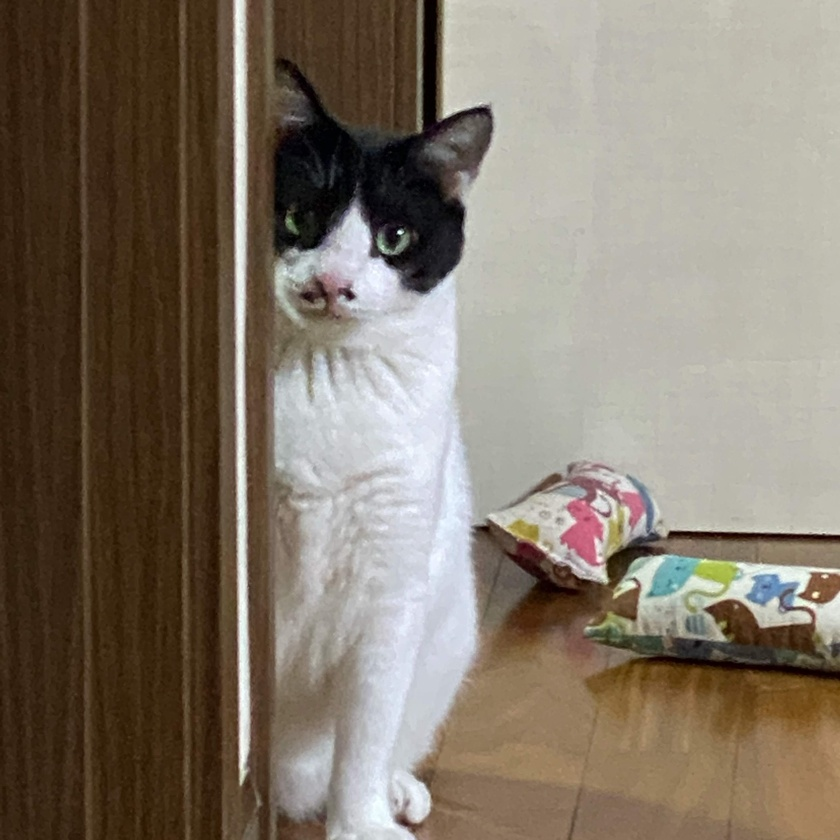
#> input picture cat_detection/test/1F14D21D-7793-492A-8018-F65522C29CFF.jpg, 840 x 840 px, shrunk from 3024 x 3024 before the run
$ python cat_detector.py --image 1F14D21D-7793-492A-8018-F65522C29CFF.jpg
#> lines starting #> are read from the running program, lines starting #| are printed output that depends on the picture; after the words box and inside, x2 and y2 are one past the last pixel; in counts of white or black regions, pixels touching at a corner belong together
# USAGE
# python cat_detector.py --image images/cat_01.jpg

# import the necessary packages
import argparse
import cv2

# construct the argument parse and parse the arguments
ap = argparse.ArgumentParser()
ap.add_argument("-i", "--image", required=True,
	help="path to the input image")
ap.add_argument("-c", "--cascade",
	default="C:/Users/cat7892/Documents/GitHub/catholic/CatDetection-HaarCascade/haarcascade_frontalcatface.xml",
	help="path to cat detector haar cascade")
args = vars(ap.parse_args())

# load the input image and convert it to grayscale
image = cv2.imread(args["image"])
#> image is the input picture: shape (840, 840, 3); mean B, G, R 106.1, 119.8, 130.9
gray = cv2.cvtColor(image, cv2.COLOR_BGR2GRAY)
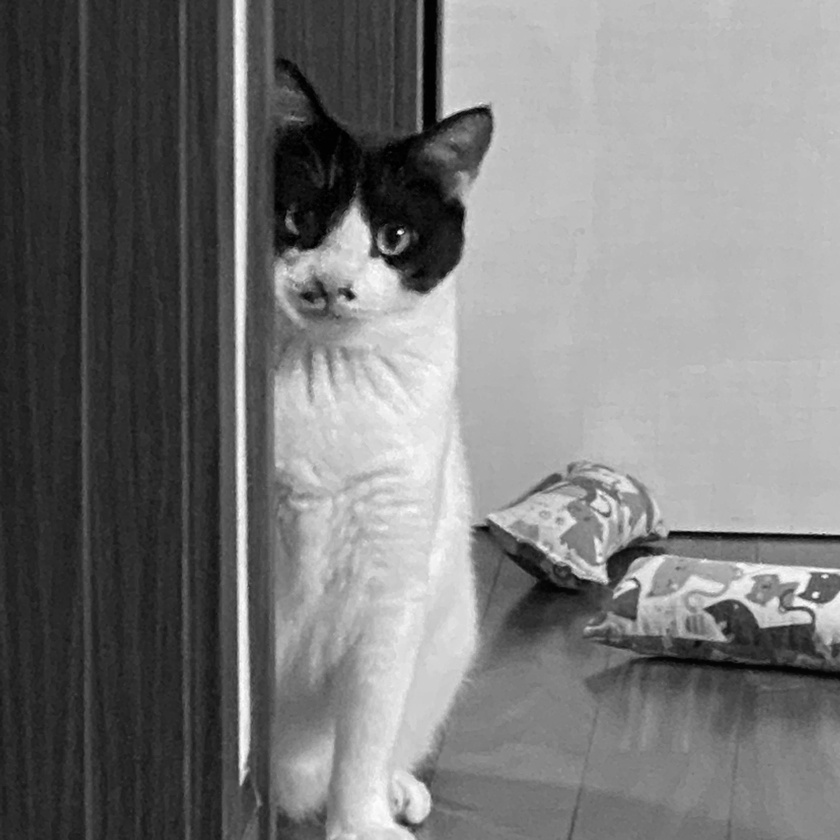
#> gray: shape (840, 840); min 0, max 254, mean 121.5

# load the cat detector Haar cascade, then detect cat faces in the input image
detector = cv2.CascadeClassifier(args["cascade"])
rects = detector.detectMultiScale(gray, scaleFactor=1.3)
#> rects = ()

# loop over the cat faces and draw a rectangle surrounding each
for (i, (x, y, w, h)) in enumerate(rects):
	cv2.rectangle(image, (x, y), (x + w, y + h), (0, 0, 255), 2)
	cv2.putText(image, "Cat #{}".format(i + 1), (x, y - 10),
		cv2.FONT_HERSHEY_SIMPLEX, 0.55, (0, 0, 255), 2)
#> this loop made 0 passes
#write the image
cv2.imwrite('../CatDetection-HaarCascade/result.jpg', image)
# show the detected cat faces
cv2.imshow("Cat Faces", image)
cv2.waitKey(0)
cv2.destroyAllWindows()

$ run again, on cat_detection/test/20180709_154357.jpg
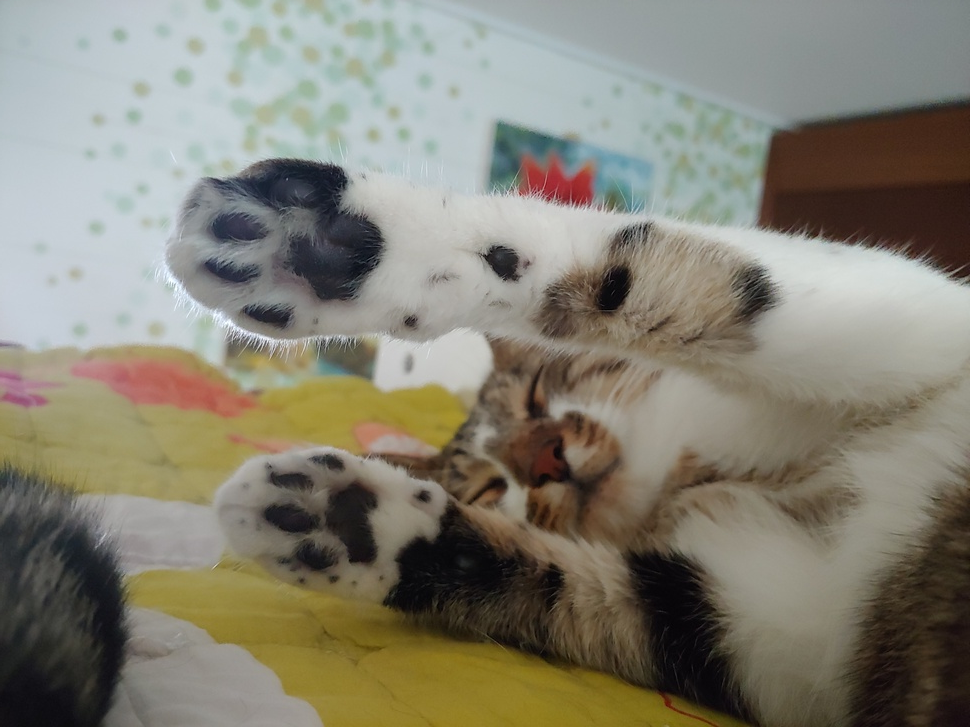
#> input picture cat_detection/test/20180709_154357.jpg, 970 x 727 px, shrunk from 4656 x 3492 before the run
#> image is the input picture: shape (727, 970, 3); mean B, G, R 115.2, 128.7, 132.1
#> `gray = cv2.cvtColor(image, cv2.COLOR_BGR2GRAY)`:
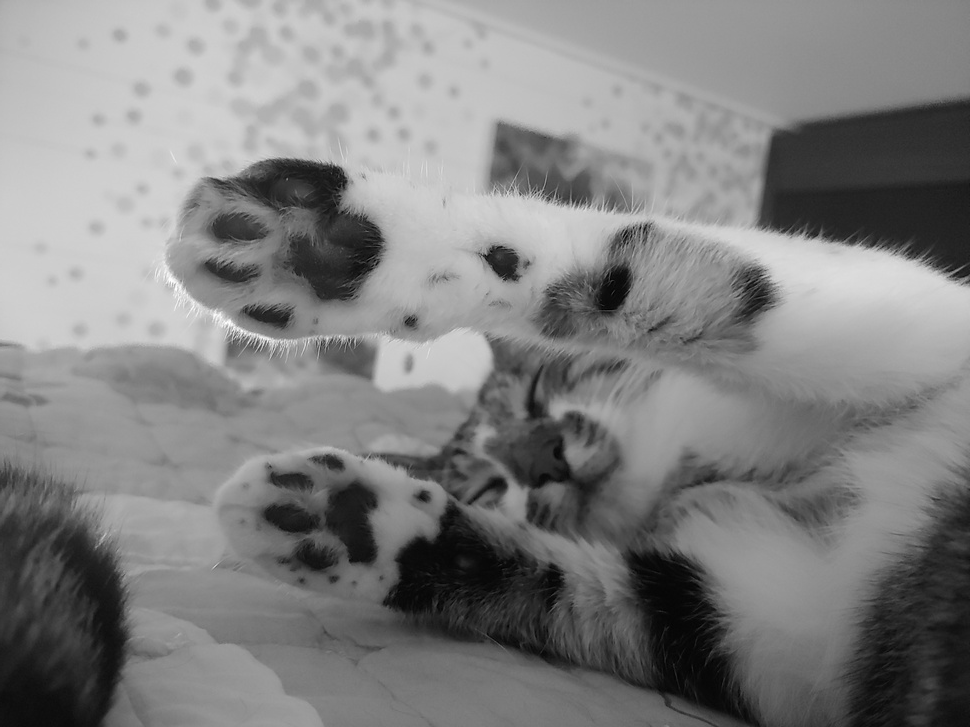
#> gray: shape (727, 970); min 0, max 254, mean 128.1
#> rects = ()

$ run again, on cat_detection/test/20180710_215951.jpg
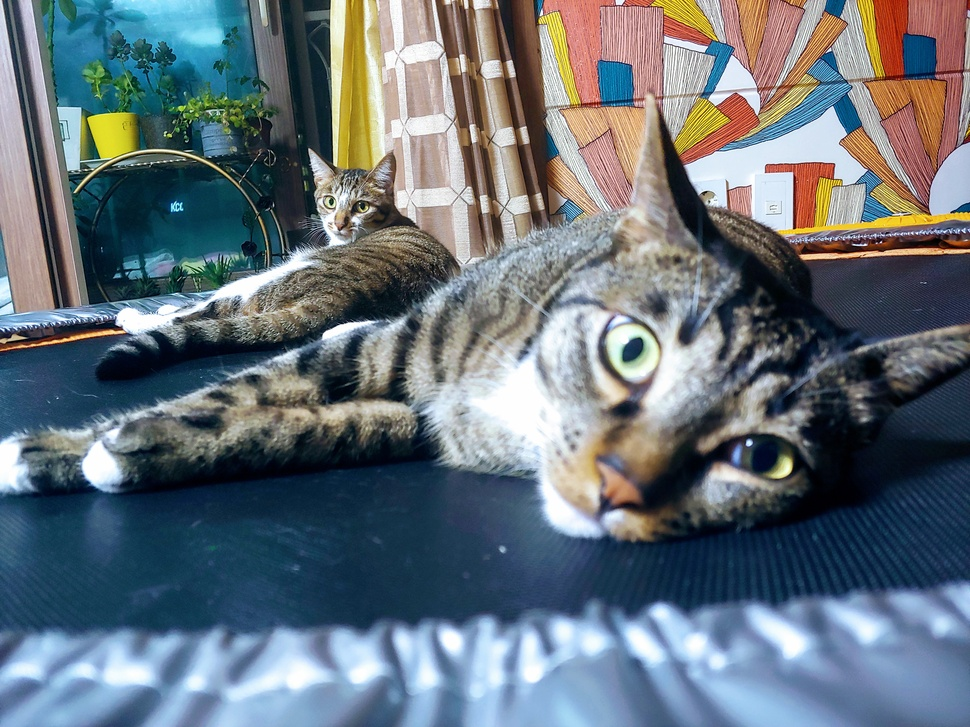
#> input picture cat_detection/test/20180710_215951.jpg, 970 x 727 px, shrunk from 4656 x 3492 before the run
#> image is the input picture: shape (727, 970, 3); mean B, G, R 122.1, 113.8, 102.6
#> `gray = cv2.cvtColor(image, cv2.COLOR_BGR2GRAY)`:
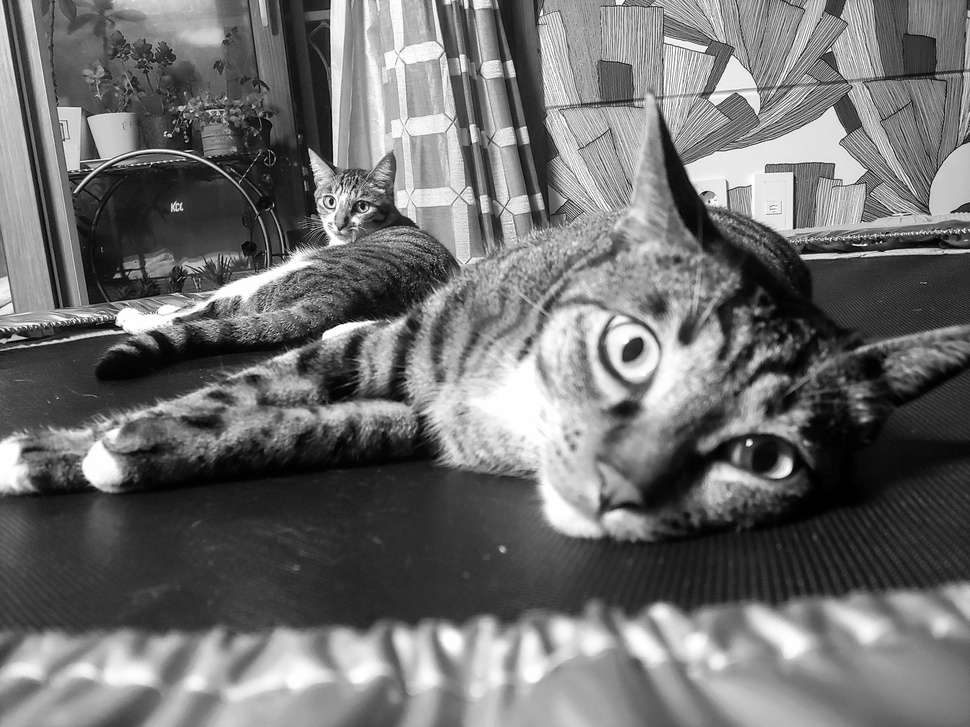
#> gray: shape (727, 970); min 0, max 255, mean 111.4
#> rects = ()

$ run again, on cat_detection/test/20180801_190944.jpg
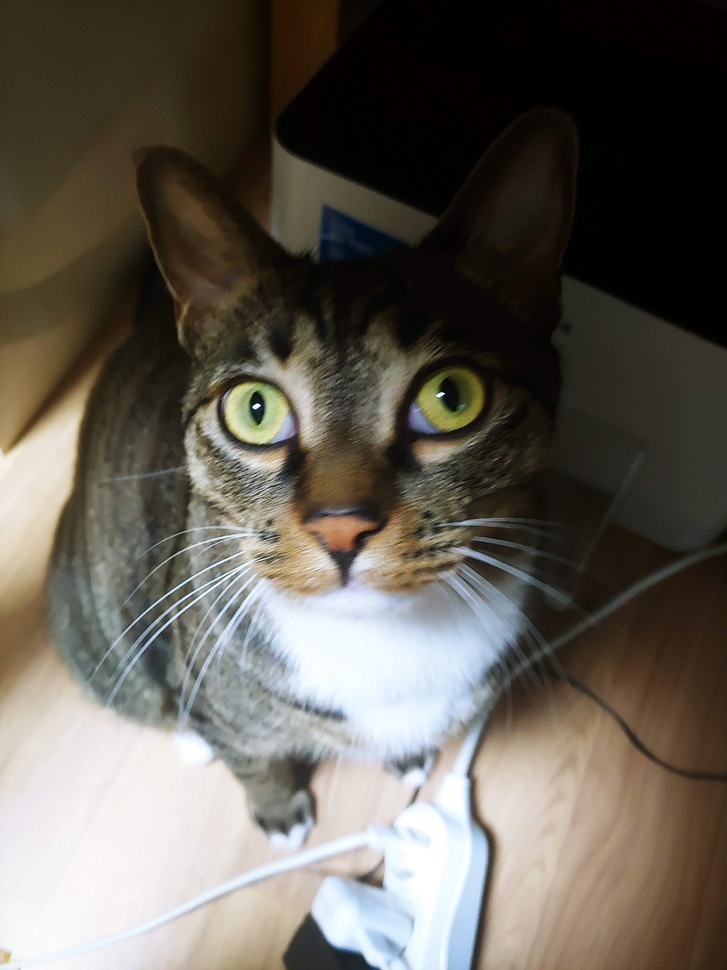
#> input picture cat_detection/test/20180801_190944.jpg, 727 x 970 px, shrunk from 3492 x 4656 before the run
#> image is the input picture: shape (970, 727, 3); mean B, G, R 86.2, 94.7, 100
#> `gray = cv2.cvtColor(image, cv2.COLOR_BGR2GRAY)`:
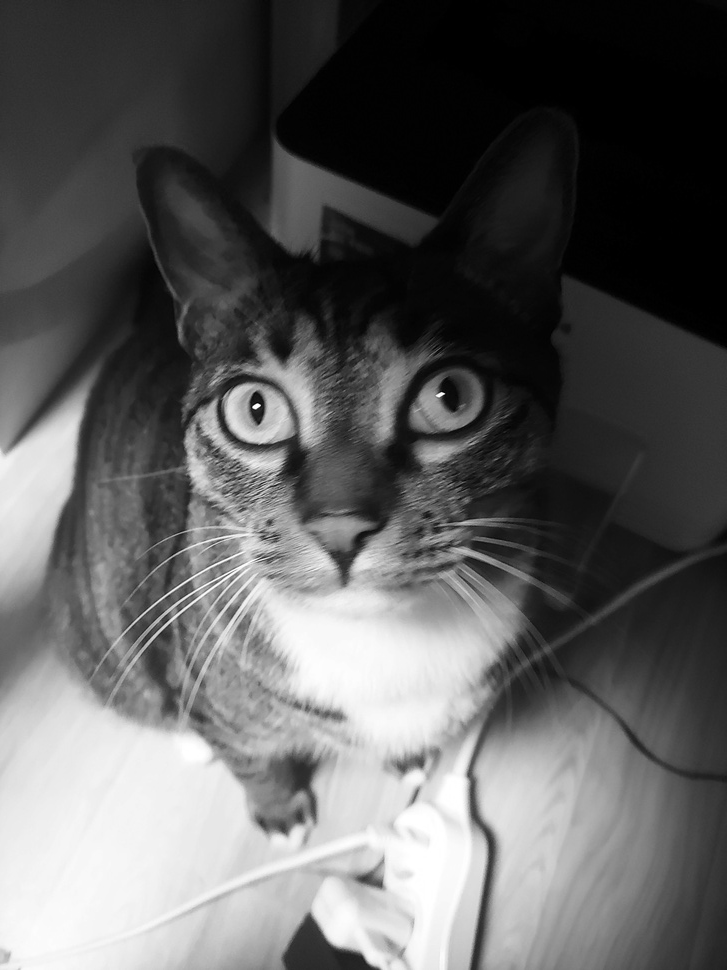
#> gray: shape (970, 727); min 0, max 255, mean 95.3
#> rects = [[266, 471, 145, 145]]
#> the loop `for (i, (x, y, w, h)) in enumerate(rects):` made 1 pass
#> after the loop `for (i, (x, y, w, h)) in enumerate(rects):`:
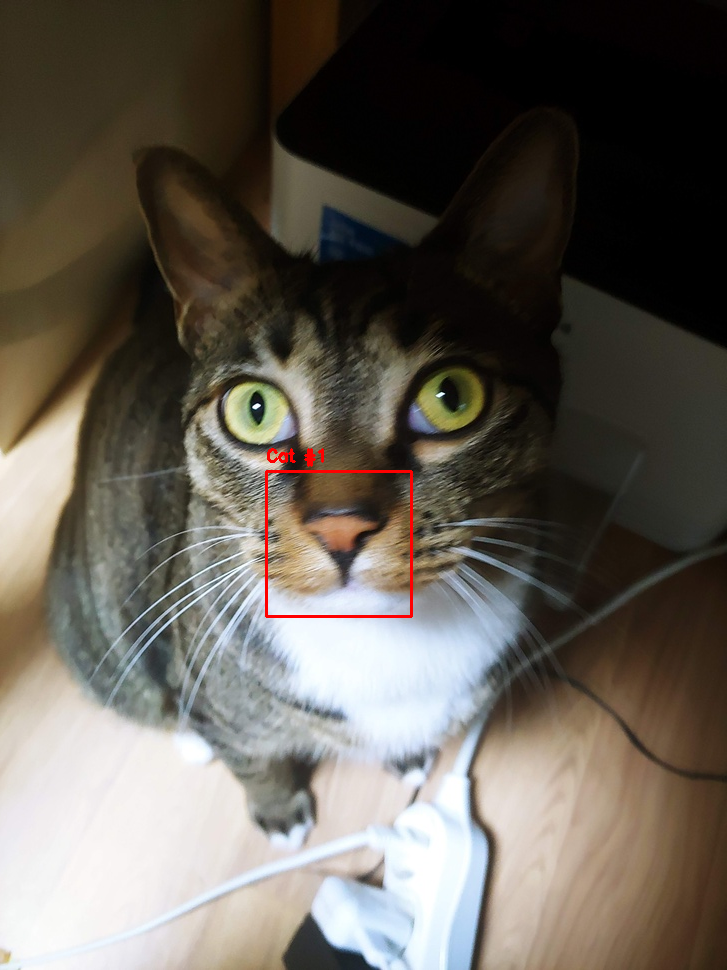
#> image: shape (970, 727, 3); 0.3% of pixels changed, all inside (x1, y1, x2, y2) = (265, 448, 413, 618)
